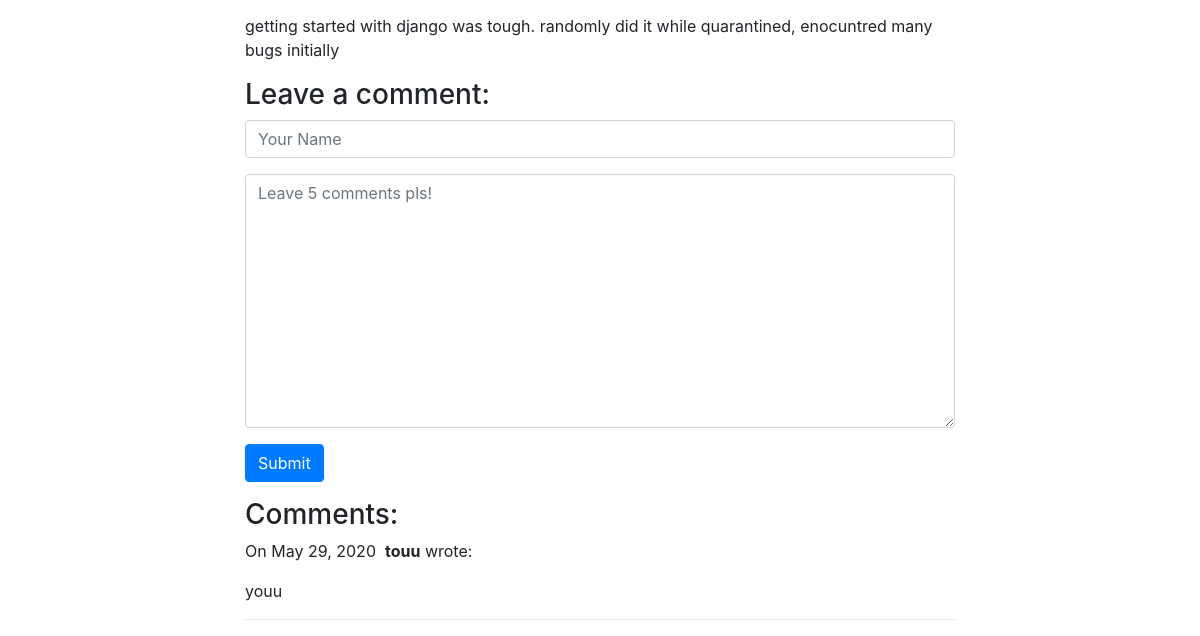
/blog/2/ (lower part), run on an earlier commit of the app's database.
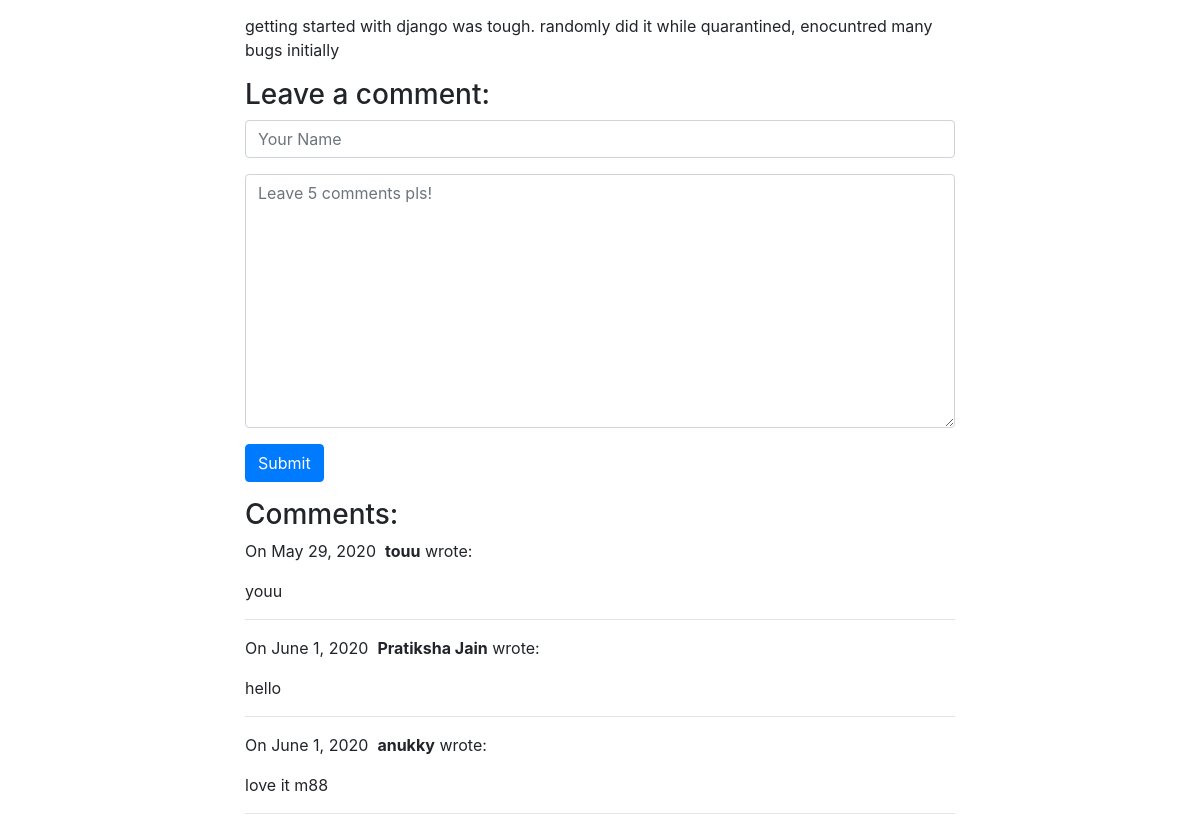
And on a later commit of the database.
### blog/models.py (models this page shows, shortened)
class Post(models.Model):
    title = models.CharField(max_length=255)
    body = models.TextField()
    created_on = models.DateTimeField(auto_now_add=True)
    last_modified = models.DateTimeField(auto_now=True)
    image = models.ImageField(upload_to="img/", blank=True, null=True, default='project3.png')
    categories = models.ManyToManyField('Category', related_name='posts')

class Comment(models.Model):
    author = models.CharField(max_length=64)
    body = models.TextField()
    created_on = models.DateTimeField(auto_now_add=True)
    post = models.ForeignKey('Post', on_delete=models.CASCADE)

### blog/views.py (the view, shortened to what this page needs)
# urls.py: path("<int:pk>/", views.blog_detail, name='blog_detail'),
def blog_detail(request, pk):
    post = Post.objects.get(pk=pk)
    form = CommentForm()
    comments = Comment.objects.filter(post=post)
    context = {
        "post": post,
        "comments": comments,
        'form': form
    }
    return render(request, "blog_detail.html", context)

### blog/forms.py
class CommentForm(forms.Form):
    author = forms.CharField(
        max_length=64,
        widget=forms.TextInput(attrs={
            'class':'form-control',
            'placeholder':'Your Name'
        })
    )
    body = forms.CharField(widget=forms.Textarea(
        attrs={
            "class": 'form-control',
            "placeholder": "Leave 5 comments pls!"
        }
    ))

### blog/templates/blog_detail.html (shortened to what this page needs)
{% extends "base.html" %}
{% load static %}
{% block page_content %}
<div class="col-md-8 offset-md-2">
    <p>{{ post.body | linebreaks }}</p>
    <h3>Leave a comment:</h3>
    <form action="/blog/{{ post.pk }}/" method="post">
        <div class="form-group">
            {{ form.author }}
        </div>
        <div class="form-group">
            {{ form.body }}
        </div>
        <button type="submit" class="btn btn-primary">Submit</button>
    </form>
    <h3>Comments:</h3>
    {% for comment in comments %}
    <p>
        On {{comment.created_on.date }}&nbsp;
        <b>{{ comment.author }}</b> wrote:
    </p>
    <p>{{ comment.body }}</p>
    <hr>
    {% endfor %}
</div>
{% endblock %}

### personal_portfolio/templates/base.html (shortened to what this page needs)
<link rel="stylesheet" href="https://stackpath.bootstrapcdn.com/bootstrap/4.1.3/css/bootstrap.min.css">
<div class="container">
    {% block page_content %}{% endblock %}
</div>

What changed in the data, as far as the page shows it:
added Comment: created_on "June 1, 2020", author "Pratiksha Jain", body "hello"
added Comment: created_on "June 1, 2020", author "anukky", body "love it m88"
